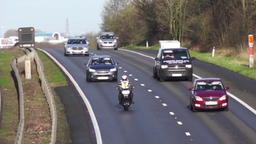
#> input picture data/frame_1052.png, 256 x 144 px, shrunk from 640 x 360 before the run, given in place of seg_test.mp4, which was not available
$ python main.py
#> lines starting #> are read from the running program, lines starting #| are printed output that depends on the picture; after the words box and inside, x2 and y2 are one past the last pixel; in counts of white or black regions, pixels touching at a corner belong together; pictures that were not available may be replaced by others from this repository, and a replacement may not be noted
### graph.py
import numpy as np


class Node:
    def __init__(self, parent, color=(0, 0, 0), box = [0, 0, 0, 0], rank=0, size=1):
        self.parent = parent
        self.rank = rank
        self.size = size
        self.color = np.array(color, dtype=np.float32)
        self.box = box


    def __repr__(self):
        return '(parent=%s, rank=%s, size=%s)' % (self.parent, self.rank, self.size)

class Forest:
    def __init__(self, num_nodes, img = None, width = None):
        if img is not None:
            self.nodes = [Node(i, img[i % width][ i // width ], [i % width ,  i // width, i % width + 1,  i // width +1 ] ) for i in range(num_nodes)]
        else:
             self.nodes = [Node(i) for i in range(num_nodes)]
        self.num_sets = num_nodes

    def size_of(self, i):
        return self.nodes[i].size

    def find(self, n):
        temp = n
        while temp != self.nodes[temp].parent:
            temp = self.nodes[temp].parent

        self.nodes[n].parent = temp
        return temp

    def color(self, n):
        temp = n
        while temp != self.nodes[temp].parent:
            temp = self.nodes[temp].parent

        self.nodes[n].parent = temp
        return self.nodes[n].color


    def merge(self, a, b):
        if self.nodes[a].rank > self.nodes[b].rank:
            self.nodes[b].parent = a
            self.nodes[a].color = (self.nodes[a].size * self.nodes[a].color + self.nodes[b].size * self.nodes[b].color)/(self.nodes[b].size + self.nodes[a].size)
            self.nodes[a].size = self.nodes[a].size + self.nodes[b].size
            self.nodes[a].box = [min(self.nodes[b].box[0], self.nodes[a].box[0]), min(self.nodes[b].box[1], self.nodes[a].box[1]), max(self.nodes[b].box[2], self.nodes[a].box[2]), max(self.nodes[b].box[3], self.nodes[a].box[3])]
        else:
            self.nodes[a].parent = b
            self.nodes[b].color = (self.nodes[a].size * self.nodes[a].color + self.nodes[b].size * self.nodes[b].color)/(self.nodes[b].size + self.nodes[a].size)
            self.nodes[b].size = self.nodes[b].size + self.nodes[a].size
            self.nodes[b].box = [min(self.nodes[b].box[0], self.nodes[a].box[0]), min(self.nodes[b].box[1], self.nodes[a].box[1]), max(self.nodes[b].box[2], self.nodes[a].box[2]), max(self.nodes[b].box[3], self.nodes[a].box[3])]

            if self.nodes[a].rank == self.nodes[b].rank:
                self.nodes[b].rank = self.nodes[b].rank + 1

        self.num_sets = self.num_sets - 1

    def print_nodes(self):
        for node in self.nodes:
            print(node)

    def get_components(self):
        components = set()
        for n in range(len(self.nodes)):
            if self.nodes[n].parent == n:
                components.add(n)

        return components

def create_edge(img, width, x, y, x1, y1, diff):
    vertex_id = lambda x, y: y * width + x
    w = diff(img, x, y, x1, y1)
    return (vertex_id(x, y), vertex_id(x1, y1), w)

def build_graph(img, width, height, diff, neighborhood_8=False):
    graph_edges = []
    for y in range(height):
        for x in range(width):
            if x > 0:
                graph_edges.append(create_edge(img, width, x, y, x-1, y, diff))

            if y > 0:
                graph_edges.append(create_edge(img, width, x, y, x, y-1, diff))

            if neighborhood_8:
                if x > 0 and y > 0:
                    graph_edges.append(create_edge(img, width, x, y, x-1, y-1, diff))

                if x > 0 and y < height-1:
                    graph_edges.append(create_edge(img, width, x, y, x-1, y+1, diff))

    return graph_edges

def remove_small_components(forest, graph, min_size):
    for edge in graph:
        a = forest.find(edge[0])
        b = forest.find(edge[1])

        if a != b and (forest.size_of(a) < min_size or forest.size_of(b) < min_size):
            forest.merge(a, b)

    return  forest

# [25 lines left out: function merge_components, not called in this run]

def segment_graph(img, graph_edges, num_nodes, const, min_size, threshold_func, width):
    # Step 1: initialization
    #forest = Forest(num_nodes)
    forest = Forest(num_nodes, img, width)
    weight = lambda edge: edge[2]
    sorted_graph = sorted(graph_edges, key=weight)
    threshold = [ threshold_func(1, const) for _ in range(num_nodes) ]

    # Step 2: merging
    for edge in sorted_graph:
        parent_a = forest.find(edge[0])
        parent_b = forest.find(edge[1])
        a_condition = weight(edge) <= threshold[parent_a]
        b_condition = weight(edge) <= threshold[parent_b]

        if parent_a != parent_b and a_condition and b_condition:
            forest.merge(parent_a, parent_b)
            a = forest.find(parent_a)
            threshold[a] = weight(edge) + threshold_func(forest.nodes[a].size, const)

    return remove_small_components(forest, sorted_graph, min_size)


# [22 lines left out: function segment_graph_flow, not called in this run]

### main.py
import argparse
import logging
import time
from graph import build_graph, segment_graph, segment_graph_flow
from random import random
from PIL import Image, ImageFilter
import numpy as np
import cv2

#-------------------------------------------------------------------
from enum import Enum

good_features_parameters = dict(maxCorners=200, qualityLevel=0.1, minDistance=1, blockSize=3, useHarrisDetector=True, k=0.04)
optical_flow_parameters = dict(winSize=(21, 21), minEigThreshold=1e-4)


class cv_colors(Enum):
    RED = (0, 0, 255)
    GREEN = (0, 255, 0)
    BLUE = (255, 0, 0)
    PURPLE = (247, 44, 200)
    ORANGE = (44, 162, 247)
    MINT = (239, 255, 66)
    YELLOW = (2, 255, 250)
    WHITE = (255,255,255)
    BLACK = (0, 0, 0)

# [97 lines left out: functions wait_until_space_pressed, ransac_vanishing_point, vis_edgelets, not called in this run]


def compute_edgelets(prev_points, next_points, box1, box2, scale=5, threshold=3.0):

    flow_vectors = next_points - prev_points

    print("Shapes before filtering:")
    print("prev_points shape:", prev_points.shape)
    print("next_points shape:", next_points.shape)
    print("flow_vectors shape:", flow_vectors.shape)

    # Filter flow vectors below the threshold
    magnitude = np.linalg.norm(flow_vectors, axis=1)
    mask = magnitude >= threshold

    # Filter points within box1
    mask_box1 = (
        (prev_points[:, 0] >= box1[0]) & (prev_points[:, 0] <= box1[2]) &
        (prev_points[:, 1] >= box1[1]) & (prev_points[:, 1] <= box1[3])
    )

    # Filter points within box2
    mask_box2 = (
        (next_points[:, 0] >= box2[0]) & (next_points[:, 0] <= box2[2]) &
        (next_points[:, 1] >= box2[1]) & (next_points[:, 1] <= box2[3])
    )

    mask = mask & mask_box1 & mask_box2

    prev_points = prev_points[mask]
    next_points = next_points[mask]
    flow_vectors = flow_vectors[mask]

    print("Shapes after filtering:")
    print("prev_points shape:", prev_points.shape)
    print("next_points shape:", next_points.shape)
    print("flow_vectors shape:", flow_vectors.shape)

    lines = np.concatenate([prev_points[:, None], next_points[:, None]], axis=1)
    lines = lines.reshape(-1, 2, 2)
    #lines = np.int32(lines + 0.5)

    # Uncomment the following lines to draw the lines on the frame
    # for (x1, y1), (x2, y2) in lines:
    #     cv2.line(frame, (x1, y1), (x2, y2), (255, 255, 255), 1)

    locations = []
    directions = []
    strengths = []

    for (x1, y1), (x2, y2) in lines:
        p0, p1 = np.array([x1, y1]), np.array([x2, y2])
        locations.append((p0 + p1) / 2)
        directions.append(p1 - p0)
        strengths.append(np.linalg.norm(p1 - p0))

    # convert to numpy arrays and normalize if directions is not empty
    if directions:
        directions = directions / np.linalg.norm(directions, axis=1)[:, np.newaxis]

    locations = np.array(locations)
    directions = np.array(directions)
    strengths = np.array(strengths)

    return locations, directions, strengths


# [109 lines left out: functions vis_model, edgelet_lines, compute_votes, not called in this run]


#___________________________________________________________________________


def diff(img, x1, y1, x2, y2):
    _out = np.sum((img[x1, y1] - img[x2, y2]) ** 2)
    return np.sqrt(_out)

def threshold(size, const):
    return (const * 1.0 / size)

def generate_image(forest, width, height, rand = True):
    random_color = lambda: (int(random()*255), int(random()*255), int(random()*255))
    colors = [random_color() for i in range(width*height)]

    img = Image.new('RGB', (width, height))
    im = img.load()
    for y in range(height):
        for x in range(width):
            comp = forest.find(y * width + x)
            if rand:
                im[x, y] = colors[comp]
            else:
                im[x, y] =  tuple(forest.color(comp).astype(int))

    return img.transpose(Image.ROTATE_270).transpose(Image.FLIP_LEFT_RIGHT)

# [13 lines left out: function calculate_optical_flow, not called in this run]

def get_segmented_video(sigma, neighbor, K, min_comp_size, input_file, output_file):
#> called with sigma = 1, neighbor = 8, K = 10, min_comp_size = 100, input_file = './assets/seg_test.mp4', output_file = './assets/seg_test_out_combined.mp4'
    if neighbor != 4 and neighbor != 8:
        logger.warn('Invalid neighborhood chosen. The acceptable values are 4 or 8.')
        logger.warn('Segmenting with 4-neighborhood...')
    start_time = time.time()

    cap = cv2.VideoCapture(input_file)
    fps = cap.get(cv2.CAP_PROP_FPS)
    size = (int(cap.get(cv2.CAP_PROP_FRAME_WIDTH)), int(cap.get(cv2.CAP_PROP_FRAME_HEIGHT)))

    # Create VideoWriter object
    fourcc = cv2.VideoWriter_fourcc(*'XVID')
    out = cv2.VideoWriter(output_file, fourcc, fps, (2*size[0], 2*size[1]))

    cv2.namedWindow('Original', cv2.WINDOW_NORMAL)
    cv2.namedWindow('Segmented', cv2.WINDOW_NORMAL)
    # cv2.namedWindow('OpticalFlow', cv2.WINDOW_NORMAL)
    # cv2.namedWindow('Combined', cv2.WINDOW_NORMAL)

    ret, prev_frame = cap.read()
#> prev_frame is the input picture: shape (144, 256, 3); mean B, G, R 114.7, 114.9, 118.9

    while True:
        ret, frame = cap.read()
        if not ret:
            break

        cv2.imshow('Original', frame)

        # Convert frame to PIL Image
        pil_frame = Image.fromarray(cv2.cvtColor(frame, cv2.COLOR_BGR2RGB))

        # Gaussian Filter
        smooth = pil_frame.filter(ImageFilter.GaussianBlur(sigma))
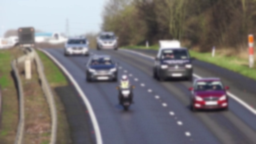
#> smooth: PIL image 256x144 RGB; mean R, G, B 118.6, 114.5, 114.4
        smooth = np.array(smooth).astype(int)
#> smooth: shape (144, 256, 3) int64

        logger.info("Creating graph...")
        graph_edges = build_graph(smooth, size[1], size[0], diff, neighbor == 8)
#> the loop in build_graph, `for y in range(height):` made 256 passes

        logger.info("Merging graph...")
        forest = segment_graph(smooth, graph_edges, size[0] * size[1], K, min_comp_size, threshold,  size[1])
#> the loop in segment_graph, `for edge in sorted_graph:` made 146258 passes
#> edge on passes 1 to 3: (1, 0, 0), (1, 144, 0), (2, 1, 0)
#> the loop in remove_small_components, `for edge in graph:` made 146258 passes

        logger.info("Visualizing segmentation and saving into: {}".format(output_file))
        image = generate_image(forest, size[1], size[0], rand = False)
#> in generate_image, `img = Image.new('RGB', (width, height))`: img: PIL image 144x256 RGB; every value is 0
#> in generate_image, `return img.transpose(Image.ROTATE_270).transpose(Image.FLIP_LEFT_RIGHT)`:
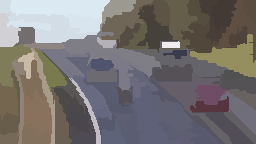
#> returned value: PIL image 256x144 RGB; mean R, G, B 118, 114, 113.8
        # Convert segmented image back to OpenCV format
        segmented_frame = cv2.cvtColor(np.array(image), cv2.COLOR_RGB2BGR)
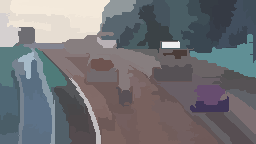
#> segmented_frame: shape (144, 256, 3); mean R, G, B 113.8, 114, 118


        # [7 lines of commented-out code are left out]

        pimg, cimg = cv2.cvtColor(prev_frame, cv2.COLOR_BGR2GRAY), cv2.cvtColor(frame, cv2.COLOR_BGR2GRAY)
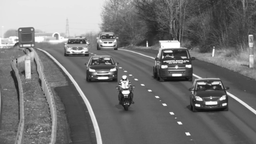
#> pimg: shape (144, 256); min 12, max 255, mean 116.1
        prev_points = cv2.goodFeaturesToTrack(pimg, mask=None, **good_features_parameters)
        next_points, status, error = cv2.calcOpticalFlowPyrLK(pimg, cimg, prev_points, None, **optical_flow_parameters)
        # Selects good feature points for previous position
        good_old = prev_points[status == 1].astype(int)
        # Selects good feature points for next position
        good_new = next_points[status == 1].astype(int)

        # Draw tracked points on images
        for i, (prev_point, next_point) in enumerate(zip(good_old.reshape(-1, 2), good_new.reshape(-1, 2))):
            color = (0, 0, 255)  # Red color
            cv2.circle(segmented_frame, tuple(map(int, next_point)), 3, color, -1)  # Draw circle on image 2
#> this loop made 92 passes
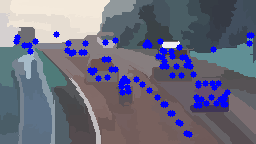
#> segmented_frame: shape (144, 256, 3); 6.17% of pixels changed, all inside (x1, y1, x2, y2) = (13, 31, 255, 138)


        components = forest.get_components()
        #print("components :", components)

        for cmp in components:
            box = forest.nodes[cmp].box

            box_swapped = [box[1], box[0], box[3], box[2]]
            #cv2.rectangle(segmented_frame, box_swapped[:2], box_swapped[2:], (0, 255, 255), 1)


            edgelets1 = compute_edgelets(good_old.reshape(-1, 2), good_new.reshape(-1, 2), box_swapped, box_swapped)
            if edgelets1[1].shape[0] > 0:
                # Visualize the edgelets
                vis_edgelets(segmented_frame, edgelets1)
                vp1 = ransac_vanishing_point(edgelets1, segmented_frame.shape[0],  2000, threshold_inlier=5)
                print("vp :", vp1)
                vis_model(segmented_frame, edgelets1, vp1, output_path = f"vis_model_{ind+1}.png")
                vp = vp1 / vp1[2]
                print(f"vp ({ind+1}) : {vp}")
#> this loop made 87 passes
#> cmp on passes 1 to 12: 17920, 10758, 3082, 9752, 21030, 556, 3118, 14917, 1095, 15944, 23111, 29770
#> (printed output is left out)

        cv2.imshow('Segmented', segmented_frame)

        # [22 lines of commented-out code are left out]

        prev_frame = frame

        if cv2.waitKey(30) & 0xFF == 27:  # Press 'Esc' to exit
#> (key Esc is pressed here)
            break

    cap.release()
    out.release()
    cv2.destroyAllWindows()

    logger.info('Number of components: {}'.format(forest.num_sets))
    logger.info('Total running time: {:0.4}s'.format(time.time() - start_time))

if __name__ == '__main__':
    # argument parser
    parser = argparse.ArgumentParser(description='Graph-based Video Segmentation')
    parser.add_argument('--sigma', type=float, default=1.0,
                        help='a float for the Gaussian Filter')
    parser.add_argument('--neighbor', type=int, default=8, choices=[4, 8],
                        help='choose the neighborhood format, 4 or 8')
    parser.add_argument('--K', type=float, default=10.0,
                        help='a constant to control the threshold function of the predicate')
    parser.add_argument('--min-comp-size', type=int, default=100,
                        help='a constant to remove all the components with fewer number of pixels')
    parser.add_argument('--input-file', type=str, default="./assets/seg_test.mp4",
                        help='the file path of the input video')
    parser.add_argument('--output-file', type=str, default="./assets/seg_test_out_combined.mp4",
                        help='the file path of the output video')
    args = parser.parse_args()

    # basic logging settings
    logging.basicConfig(level=logging.INFO,
                        format='%(asctime)s %(name)-12s %(levelname)-8s %(message)s',
                        datefmt='%m-%d %H:%M')
    logger = logging.getLogger(__name__)

    get_segmented_video(args.sigma, args.neighbor, args.K, args.min_comp_size, args.input_file, args.output_file)
